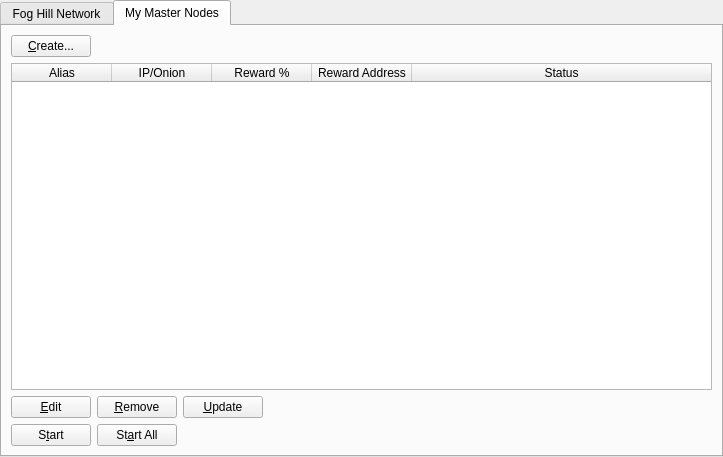
<?xml version="1.0" encoding="UTF-8"?>
<ui version="4.0">
 <class>MasternodeManager</class>
 <widget class="QWidget" name="MasternodeManager">
  <property name="geometry">
   <rect>
    <x>0</x>
    <y>0</y>
    <width>723</width>
    <height>457</height>
   </rect>
  </property>
  <property name="windowTitle">
   <string>Form</string>
  </property>
  <layout class="QVBoxLayout" name="topLayout">
   <property name="leftMargin">
    <number>0</number>
   </property>
   <property name="topMargin">
    <number>0</number>
   </property>
   <property name="rightMargin">
    <number>0</number>
   </property>
   <property name="bottomMargin">
    <number>0</number>
   </property>
   <item>
    <layout class="QVBoxLayout" name="verticalLayout">
     <property name="bottomMargin">
      <number>0</number>
     </property>
     <item>
      <widget class="QTabWidget" name="tabWidget">
       <property name="currentIndex">
        <number>1</number>
       </property>
       <widget class="QWidget" name="tab">
        <attribute name="title">
         <string>Fog Hill Network</string>
        </attribute> 
        <layout class="QGridLayout" name="gridLayout">
         <item row="1" column="0">
          <widget class="QTableWidget" name="tableWidgetMasternodes">
           <property name="editTriggers">
            <set>QAbstractItemView::NoEditTriggers</set>
           </property>
           <property name="alternatingRowColors">
            <bool>true</bool>
           </property>
           <property name="selectionBehavior">
            <enum>QAbstractItemView::SelectRows</enum>
           </property>
           <property name="sortingEnabled">
            <bool>true</bool>
           </property>
           <attribute name="horizontalHeaderStretchLastSection">
            <bool>true</bool>
           </attribute>
           <column>
            <property name="text">
             <string>Address</string>
            </property>
           </column>
           <column>
            <property name="text">
             <string>Protocol</string>
            </property>
           </column>
           <column>
            <property name="text">
             <string>Active</string>
            </property>
           </column>
           <column>
            <property name="text">
             <string>Active (secs)</string>
            </property>
           </column>
           <column>
            <property name="text">
             <string>Last Seen</string>
            </property>
           </column>
           <column>
            <property name="text">
             <string>Pubkey</string>
            </property>
           </column>
          </widget>
         </item>
         <item row="0" column="0">
          <layout class="QHBoxLayout" name="horizontalLayout_3">
           <property name="bottomMargin">
            <number>0</number>
           </property>
           <item>
            <widget class="QLabel" name="label_2">
             <property name="text">
              <string>Fog Hill Node Count:</string>
             </property>
            </widget>
           </item>
           <item>
            <widget class="QLabel" name="countLabel">
             <property name="text">
              <string>0</string>
             </property>
            </widget>
           </item>
           <item>
            <spacer name="horizontalSpacer_3">
             <property name="orientation">
              <enum>Qt::Horizontal</enum>
             </property>
             <property name="sizeHint" stdset="0">
              <size>
               <width>40</width>
               <height>20</height>
              </size>
             </property>
            </spacer>
           </item>
          </layout>
         </item>
        </layout>
       </widget>
       <widget class="QWidget" name="tab_2">
        <attribute name="title">
         <string>My Master Nodes</string>
        </attribute>
        <layout class="QGridLayout" name="gridLayout_2">
         <item row="0" column="0">
          <layout class="QVBoxLayout" name="verticalLayout_2">
           <property name="bottomMargin">
            <number>0</number>
           </property>
           <item>
            <layout class="QHBoxLayout" name="horizontalLayout">
             <item>
              <widget class="QPushButton" name="createButton">
               <property name="text">
                <string>&amp;Create...</string>
               </property>
              </widget>
             </item>
             <item>
              <spacer name="horizontalSpacer">
               <property name="orientation">
                <enum>Qt::Horizontal</enum>
               </property>
               <property name="sizeHint" stdset="0">
                <size>
                 <width>40</width>
                 <height>20</height>
                </size>
               </property>
              </spacer>
             </item>
            </layout>
           </item>
           <item>
            <widget class="QTableWidget" name="tableWidget_2">
             <property name="minimumSize">
              <size>
               <width>695</width>
               <height>0</height>
              </size>
             </property>
             <property name="editTriggers">
              <set>QAbstractItemView::NoEditTriggers</set>
             </property>
             <property name="alternatingRowColors">
              <bool>true</bool>
             </property>
             <property name="selectionMode">
              <enum>QAbstractItemView::SingleSelection</enum>
             </property>
             <property name="selectionBehavior">
              <enum>QAbstractItemView::SelectRows</enum>
             </property>
             <attribute name="horizontalHeaderStretchLastSection">
              <bool>true</bool>
             </attribute>
             <column>
              <property name="text">
               <string>Alias</string>
              </property>
             </column>
             <column>
              <property name="text">
               <string>IP/Onion</string>
              </property>
             </column>
             <column>
              <property name="text">
               <string>Reward %</string>
              </property>
             </column>
             <column>
              <property name="text">
               <string>Reward Address</string>
              </property>
             </column>
             <column>
              <property name="text">
               <string>Status</string>
              </property>
             </column>
            </widget>
           </item>
           <item>
            <layout class="QHBoxLayout" name="horizontalLayout_2">
             <property name="bottomMargin">
              <number>0</number>
             </property>
             <item>
              <widget class="QPushButton" name="editButton">
               <property name="text">
                <string>&amp;Edit</string>
               </property>
              </widget>
             </item>
             <item>
              <widget class="QPushButton" name="removeButton">
               <property name="text">
                <string>&amp;Remove</string>
               </property>
              </widget>
             </item>
             <item>
              <widget class="QPushButton" name="UpdateButton">
               <property name="text">
                <string>&amp;Update</string>
               </property>
              </widget>
             </item>
             <item>
              <spacer name="horizontalSpacer_2">
               <property name="orientation">
                <enum>Qt::Horizontal</enum>
               </property>
               <property name="sizeHint" stdset="0">
                <size>
                 <width>40</width>
                 <height>20</height>
                </size>
               </property>
              </spacer>
             </item>
            </layout>
           </item>
           <item>
            <layout class="QHBoxLayout" name="horizontalLayout_4">
             <property name="bottomMargin">
              <number>0</number>
             </property>
            </layout>
           </item>
           <item>
            <layout class="QHBoxLayout" name="horizontalLayout_5">
             <property name="bottomMargin">
              <number>0</number>
             </property>
             <item>
              <widget class="QPushButton" name="startButton">
               <property name="text">
                <string>S&amp;tart</string>
               </property>
              </widget>
             </item>
             <item>
              <widget class="QPushButton" name="startAllButton">
               <property name="text">
                <string>St&amp;art All</string>
               </property>
              </widget>
             </item>
             <item>
              <spacer name="horizontalSpacer_5">
               <property name="orientation">
                <enum>Qt::Horizontal</enum>
               </property>
               <property name="sizeHint" stdset="0">
                <size>
                 <width>40</width>
                 <height>20</height>
                </size>
               </property>
              </spacer>
             </item>
            </layout>
           </item>
          </layout>
         </item>
        </layout>
       </widget>
      </widget>
     </item>
    </layout>
   </item>
  </layout>
 </widget>
 <resources/>
 <connections/>
</ui>
